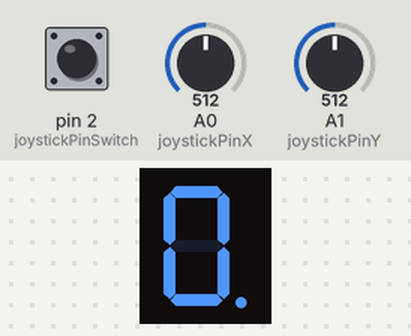
This sketch was run on a simulated Arduino Uno, built with avr-gcc and run on an emulated ATmega328P. Shown: 1-digit seven-segment display. Wiring (inferred from the names in the program): 1-digit 7-segment display, segments lit when LOW: segments pin 10, pin 9, pin 8, pin 7, pin 6, pin 5, pin 4, pin 12. Inputs (shaded band) come from the test bench; at power-on: A0 (joystickPinX) = 512, pin 2 (joystickPinSwitch) HIGH, A1 (joystickPinY) = 512. The segment pins are drawn as the display they are named for.

Above: at 0.6 s.
At 1.2 s:
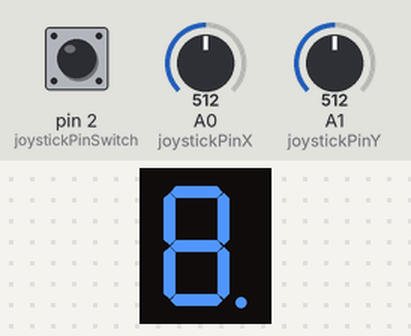
1.3 s: A0 (joystickPinX) set to 290
At 1.7 s:
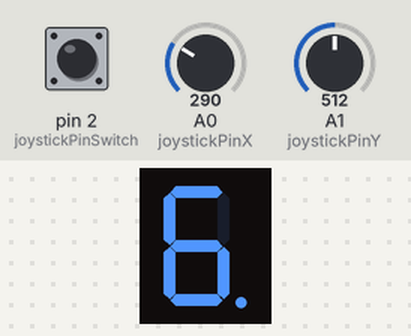
Timing chart, 0 to 4.3 s (numbered marks = the images above; inputs shaded):
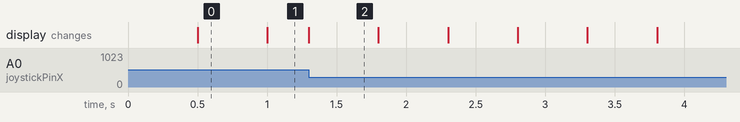

The sketch:

homework3.ino
```cpp
/*
Code enables a "cursor" to move around a seven segment display
with a joystick and toggle the segments with it's button.
Highlighted segment is blinking whether it is active or not.
If you hold the joystick button, all the segments will be reset.
*/

// preprocessing default low value for the segments
// if you want to use common anode displays
// change the value to 1
#define COMMON_ANODE 0
#if COMMON_ANODE
    const byte lowDisplayValue = HIGH;
#else
    const byte lowDisplayValue = LOW;
#endif

const int pinA = 12;
const int pinB = 10;
const int pinC = 9;
const int pinD = 8;
const int pinE = 7;
const int pinF = 6;
const int pinG = 5;
const int pinDP = 4;

const int noOfSegments = 8; // including the decimal point
const int defaultStartSegment = 7;
const int segmentPinsArray[noOfSegments] =  {pinA, pinB, pinC, pinD, pinE, pinF, pinG, pinDP};

// declaring the segments it should go to if you move the joystick in a every direction
const int neighborSegment[noOfSegments][4] = {
    /*up, down, left, right
      u, d, l, r */
    { 0, 6, 5, 1 }, //a
    { 0, 6, 5, 1 }, //b
    { 6, 3, 4, 7 }, //c
    { 6, 3, 4, 2 }, //d
    { 6, 3, 4, 2 }, //e
    { 0, 6, 5, 1 }, //f
    { 0, 3, 6, 6 }, //g
    { 7, 7, 2, 7 } //dp
};

bool segmentStatesArray[noOfSegments] = {lowDisplayValue};
int currentSegment = defaultStartSegment;

//indexes for the neighborSegment array
//no direction could be any number that is not a valid index
//declaring them as constants for readability

const int noDirection = -1;
const int upDirection = 0;
const int downDirection = 1;
const int leftDirection = 2;
const int rightDirection = 3;
int direction = noDirection;

const int joystickPinX = A0;
const int joystickPinY = A1;
const int joystickPinSwitch = 2;
const int joystickMinCenterThreshold = 300;
const int joystickMaxCenterThreshold = 700;

bool joystickMoved = false;
int joystickValueX = 0;
int joystickValueY = 0;

const int blinkInterval = 500;
bool blinkState = false;
unsigned long lastBlink = 0;

const unsigned long debounceDelay = 200;
const unsigned long longPressDelay = 1000;
volatile bool buttonPressed = false;
volatile bool buttonLongPressed = false;
volatile unsigned long lastInterruptTime = 0;

void setup(){

    for(int i = 0; i < noOfSegments; i++){
        pinMode(segmentPinsArray[i], OUTPUT);
        digitalWrite(segmentPinsArray[i], segmentStatesArray[i]);
    }
    pinMode(joystickPinSwitch, INPUT_PULLUP);
    pinMode(joystickPinX, INPUT);
    pinMode(joystickPinY, INPUT);

    // interupt is done as per homework requirements
    // I think polling would be better in this case
    // since it has to check for both short and long presses
    attachInterrupt(digitalPinToInterrupt(joystickPinSwitch), handleInterrupt, CHANGE);
}

void loop(){
    readJoystickValues();

    // joystickMoved is a flag that makes sure you can do
    // only one move per joystick move from center

    if (joystickMoved == false) {
        direction = getDirection();
        if (direction != noDirection) {
            moveTo(direction);
        }
    }
    else if (isJoystickInCenter()) {
        joystickMoved = false;
    }

    blinkCurrentSegment(); // the current segment is always blinking

    if(buttonPressed == true){
        toggleSegment(currentSegment);
    }
    if(buttonLongPressed == true){
        resetSegments();
    }
}

void handleInterrupt() {
    static unsigned long interruptTime = 0;
    interruptTime = micros();
    if(digitalRead(joystickPinSwitch) == LOW){
        if (interruptTime - lastInterruptTime > debounceDelay * 1000) {
            buttonPressed = true;
        }
    }
    else {
        if (interruptTime - lastInterruptTime > longPressDelay * 1000) {
            buttonLongPressed = true;
        }
    }
    lastInterruptTime = interruptTime;
}

void readJoystickValues(){
    joystickValueX = analogRead(joystickPinX);
    joystickValueY = analogRead(joystickPinY);
}

int getDirection(){
    if (joystickValueY < joystickMinCenterThreshold) {
        return upDirection;
    } else if (joystickValueY > joystickMaxCenterThreshold) {
        return downDirection;
    } else if (joystickValueX < joystickMinCenterThreshold) {
        return leftDirection;
    } else if (joystickValueX > joystickMaxCenterThreshold) {
        return rightDirection;
    }
    return noDirection;
}

void moveTo(int position){
    if(neighborSegment[currentSegment][position] == currentSegment){
        return;
    }

    // make sure the segment has the correct state and update/move the current segment
    digitalWrite(segmentPinsArray[currentSegment], segmentStatesArray[currentSegment]);
    currentSegment = neighborSegment[currentSegment][position];

    joystickMoved = true;

    // first blink is instant
    // because it gets and applies the opposite state immediately
    blinkState = !segmentStatesArray[currentSegment];
    lastBlink = millis();

}

bool isJoystickInCenter(){
    return (joystickValueX > joystickMinCenterThreshold &&
            joystickValueX < joystickMaxCenterThreshold &&
            joystickValueY > joystickMinCenterThreshold &&
            joystickValueY < joystickMaxCenterThreshold);
}

void blinkCurrentSegment(){
    if(millis() - lastBlink > blinkInterval){
        blinkState = !blinkState;
        lastBlink = millis();
    }
    digitalWrite(segmentPinsArray[currentSegment], blinkState);
}

void toggleSegment(int position){
    segmentStatesArray[position] = !segmentStatesArray[position];
    buttonPressed = false;
}

void resetSegments(){
    for(int i = 0; i < noOfSegments; i++){
        segmentStatesArray[i] = lowDisplayValue;
        digitalWrite(segmentPinsArray[i], lowDisplayValue);
    }
    currentSegment = defaultStartSegment;
    buttonLongPressed = false;
}
```

Measured:
- after the input at 1.3 s, the display: changes at once (image 2)
- what the display in image 0 shows lasts 0.5 s, from 0.5 s to 1.0 s
